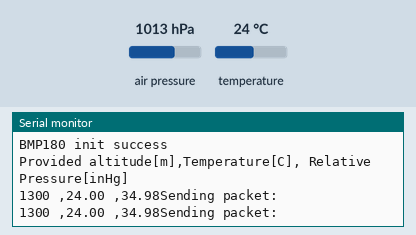
Simulated run of this sketch. Board: Arduino Uno, built with avr-gcc and run on an emulated ATmega328P. Parts: the last lines printed to the serial monitor. The inputs (shaded band) are chosen by the test bench; at power-on: air pressure 1013 hPa, temperature 24 °C. No radio packets arrive unless stated.

Above: at 5.9 s.
6.0 s: air pressure set to 952 hPa
At 10.9 s:
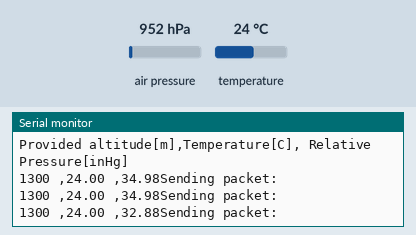
12.1 s: temperature set to 12 °C
At 15.7 s:
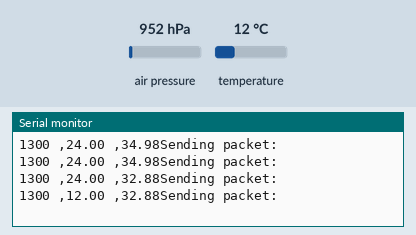
18.2 s: air pressure set to 975 hPa
At 21.8 s:
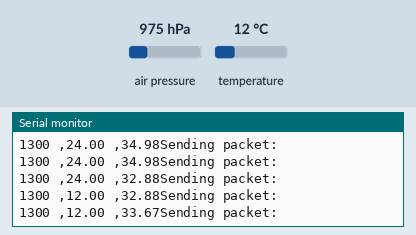
Timing chart, 0 to 23.3 s (numbered marks = the images above; inputs shaded):
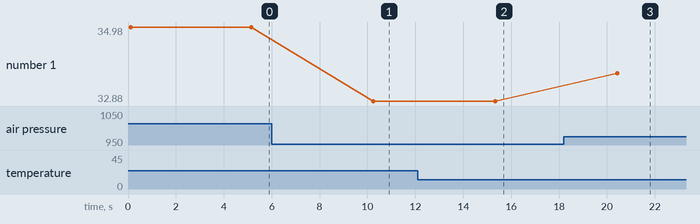

Measured:
- after the input at 6.0 s, the serial monitor: prints a new line after 4.2 s (image 1)
- after the input at 12.1 s, the serial monitor: prints a new line after 3.2 s (image 2)
- after the input at 18.2 s, the serial monitor: prints a new line after 2.2 s (image 3)
- plotted number 1: 34.98 → 32.88 after the input at 6.0 s, 32.88 → 33.67 after the input at 18.2 s

The sketch:

BMP180.ino
```cpp
#include <SFE_BMP180.h>
#include <Wire.h>

#include <SPI.h>
#include <LoRa.h>

SFE_BMP180 pressure;

#define ALTITUDE 1300.0 // Altitude of ORION Space Headquarters at Gathhaghar, Bhaktapur, Nepal

void setup()
{
  Serial.begin(9600);
  Serial.println("REBOOT");
  LoRa.setPins(8, 9, 2);
  Serial.println("LoRa Sender");

  if (!LoRa.begin(433E6)) {
    Serial.println("Starting LoRa failed!");
    while (1);
  }
  // Initialize the sensor (it is important to get calibration values stored on the device).

  if (pressure.begin())
    Serial.println("BMP180 init success");

  else
  {
    // Oops, something went wrong, this is usually a connection problem,
    // see the comments at the top of this sketch for the proper connections.

    Serial.println("BMP180 init fail\n\n");
    while (1); // Pause forever.
  }
  Serial.println("Provided altitude[m],Temperature[C], Relative Pressure[inHg] ");

}

void loop()
{
  char status;
  double T, P, p0, a;

  // Loop here getting pressure readings every 10 seconds.

  // If you want sea-level-compensated pressure, as used in weather reports,
  // you will need to know the altitude at which your measurements are taken.
  // We're using a constant called ALTITUDE in this sketch:

  Serial.println();
  Serial.print(ALTITUDE, 0);
  Serial.print(" ,");


  // If you want to measure altitude, and not pressure, you will instead need
  // to provide a known baseline pressure. This is shown at the end of the sketch.

  // You must first get a temperature measurement to perform a pressure reading.

  // Start a temperature measurement:
  // If request is successful, the number of ms to wait is returned.
  // If request is unsuccessful, 0 is returned.

  status = pressure.startTemperature();
  if (status != 0)
  {
    // Wait for the measurement to complete:
    delay(status);

    // Retrieve the completed temperature measurement:
    // Note that the measurement is stored in the variable T.
    // Function returns 1 if successful, 0 if failure.

    status = pressure.getTemperature(T);
    if (status != 0)
    {
      // Print out the measurement:
      //Serial.print("temperature: ");
      Serial.print(T, 2);
      Serial.print(" ,");

      //Serial.print(" deg C, ");


      status = pressure.startPressure(3);
      if (status != 0)
      {
        // Wait for the measurement to complete:
        delay(status);

        // Retrieve the completed pressure measurement:
        // Note that the measurement is stored in the variable P.
        // Note also that the function requires the previous temperature measurement (T).
        // (If temperature is stable, you can do one temperature measurement for a number of pressure measurements.)
        // Function returns 1 if successful, 0 if failure.

        status = pressure.getPressure(P, T);
        if (status != 0)
        {
          // Print out the measurement:


          // The pressure sensor returns abolute pressure, which varies with altitude.
          // To remove the effects of altitude, use the sealevel function and your current altitude.
          // This number is commonly used in weather reports.
          // Parameters: P = absolute pressure in mb, ALTITUDE = current altitude in m.
          // Result: p0 = sea-level compensated pressure in mb

          p0 = pressure.sealevel(P, ALTITUDE);


          Serial.print(p0 * 0.0295333727, 2);
          // Serial.println(" inHg");

          // On the other hand, if you want to determine your altitude from the pressure reading,
          // use the altitude function along with a baseline pressure (sea-level or other).
          // Parameters: P = absolute pressure in mb, p0 = baseline pressure in mb.
          // Result: a = altitude in m.


        }
        else Serial.println("error retrieving pressure measurement\n");
      }
      else Serial.println("error starting pressure measurement\n");
    }
    else Serial.println("error retrieving temperature measurement\n");
  }
  else Serial.println("error starting temperature measurement\n");
  Serial.print("Sending packet: ");
  LoRa.beginPacket();
  //LoRa.print("hello ");
  LoRa.print(T);
  LoRa.print(",");
  LoRa.print(p0 * 0.0295333727);

  LoRa.endPacket();
  delay(5000);  // Pause for 5 seconds.
}
```
